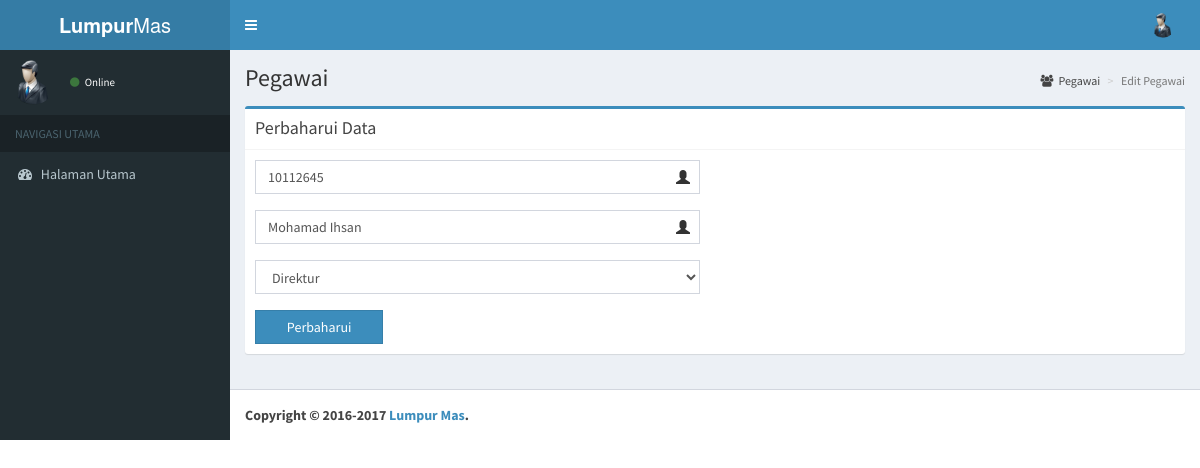
The app's page /asset/pegawai/edit.php?id_pegawai=10112645 with its own data.
### tables this page shows
CREATE TABLE IF NOT EXISTS `pegawai` (
  `id` int(11) NOT NULL AUTO_INCREMENT,
  `id_pegawai` int(11) NOT NULL,
  `nama` varchar(30) NOT NULL,
  `jabatan` enum('direktur','manager','administrasi','pemasaran','pengunjung','inventori') DEFAULT NULL,
  `id_user` int(11) DEFAULT NULL,
  `status_hapus` char(1) DEFAULT '1',
  PRIMARY KEY (`id`),
  UNIQUE KEY `id_pegawai` (`id_pegawai`),
  KEY `constratint_id_user` (`id_user`)
);

### asset/pegawai/edit.php (the view, shortened to what this page needs)
<?php
	include '../../fungsi/sidebar/index.php';
	include '../../koneksi/koneksi.php';
	$id_pegawai = $_GET['id_pegawai'];
	$sql = "SELECT id_pegawai,nama,jabatan FROM pegawai WHERE id_pegawai='$id_pegawai'";
	$stmt = $db->prepare($sql);
	$stmt->execute();
	$stmt->bind_result($id_pegawai,$nama,$jabatan);
	?>
	<section class="content-header">
      	<h1>
        	Pegawai
      	</h1>
      	<ol class="breadcrumb">
        	<li><a href="../pegawai/"><i class="fa fa-users"></i>Pegawai</a></li>
        	<li class="active">Edit Pegawai</li>
      	</ol>
	</section>
	<section class="content">
		<div class="box box-primary">
			<div class="box-header with-border">
				<h3 class="box-title">Perbaharui Data</h3>
			</div>
			<form action="../pegawai/" method="post">
				<div class="box-body">
		      		<div class="row">
						<div class="col-md-6">
				      		<div class="form-group has-feedback">
				        		<input type="text" name="id_pegawai" value="<?php echo $id_pegawai; ?>" class="form-control" placeholder="ID Pegawai">
				      		</div>
				      	</div>
				      	<div class="col-md-12"></div>
						<div class="col-md-6">
				      		<div class="form-group has-feedback">
				        		<input type="text" name="nama" value="<?php echo $nama; ?>" class="form-control" placeholder="Nama Pegawai">
				      		</div>
				      	</div>
				      	<div class="col-md-12"></div>
						<div class="col-md-6">
	  						<div class="form-group">
	    						<select name="jabatan" class="form-control select2" style="width: 100%;">
	      							<option value="direktur" <?php if($jabatan=="direktur") echo "selected='selected'"?>>Direktur</option>
				                </select>
	  						</div>
						</div>
				      	<div class="col-md-12"></div>
		        		<div class="col-md-2">
		          			<button type="submit" name="perbaharui" class="btn btn-primary btn-block btn-flat">Perbaharui</button>
		        		</div>
		      		</div>
		      	</div>
	    	</form>
		</div>
	</section>

### records on screen
pegawai: id_pegawai "10112645", nama "Mohamad Ihsan", jabatan "Direktur"
